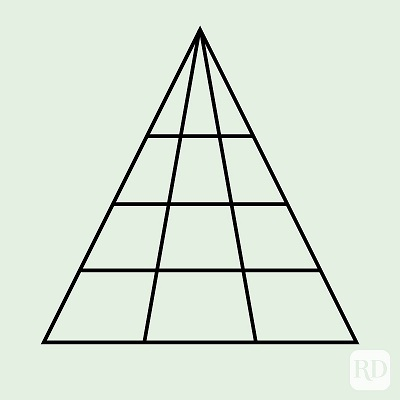
#> input picture Practicas Sistemas Inteligentes/resources/Triangulo.jpg, 400 x 400 px, given in place of triangulo.png, which was not available
$ python rotating_video.py
#> lines starting #> are read from the running program, lines starting #| are printed output that depends on the picture; pictures that were not available may be replaced by others from this repository, and a replacement may not be noted
import cv2
import ffmpeg

image = cv2.imread('../resources/triangulo.png')
#> image is the input picture: shape (400, 400, 3); mean B, G, R 215.7, 228.7, 217.6
height, width = image.shape[:2]
#> height = 400; width = 400
center = (width/2, height/2)
#> center = (200, 200)
frame_size = (height, width)
#> frame_size = (400, 400)

# Initialize video writer object
output = cv2.VideoWriter('rotacion.avi', cv2.VideoWriter_fourcc('M','J','P','G'), 20, frame_size)

for i in range(360,0,-1):
	# using cv2.getRotationMatrix2D() to get the rotation matrix
	rotate_matrix = cv2.getRotationMatrix2D(center=center, angle=i, scale=1)
	# rotate the image using cv2.warpAffine
	rotated_image = cv2.warpAffine(src=image, M=rotate_matrix, dsize=(width, height))
	frame = rotated_image
	output.write(frame)
#> this loop made 360 passes
#> pass 2, `rotated_image = cv2.warpAffine(src=image, M=rotate_matrix, dsize=(widt..`:
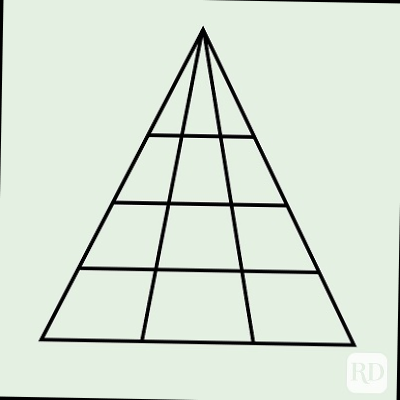
#> rotated_image: shape (400, 400, 3); mean B, G, R 213.8, 226.6, 215.6
#> pass 3, `rotated_image = cv2.warpAffine(src=image, M=rotate_matrix, dsize=(widt..`:
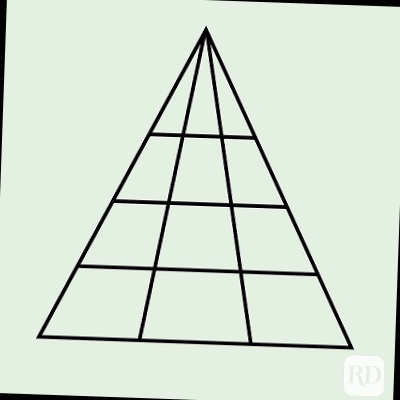
#> rotated_image: shape (400, 400, 3); mean B, G, R 211.9, 224.6, 213.7
#> after the loop:
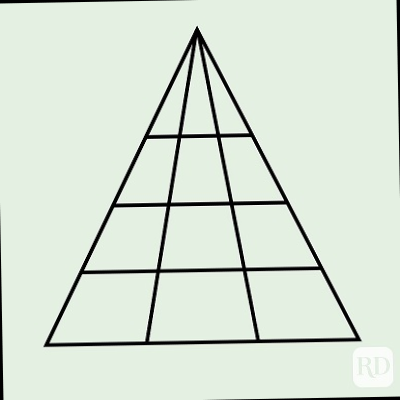
#> frame: shape (400, 400, 3); mean B, G, R 213.8, 226.6, 215.6

for i in range(0,360):
	rotate_matrix = cv2.getRotationMatrix2D(center=center, angle=i, scale=1)
	# rotate the image using cv2.warpAffine
	rotated_image = cv2.warpAffine(src=image, M=rotate_matrix, dsize=(width, height))
	frame = rotated_image
	output.write(frame)
#> this loop made 360 passes
#> pass 3, `rotated_image = cv2.warpAffine(src=image, M=rotate_matrix, dsize=(widt..`:
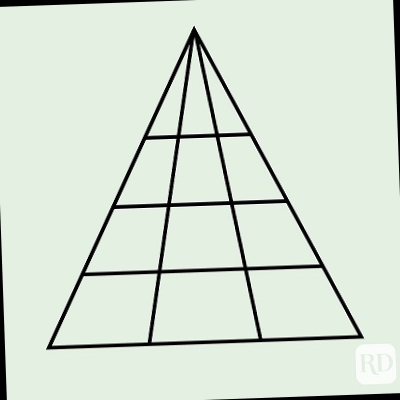
#> rotated_image: shape (400, 400, 3); mean B, G, R 211.9, 224.6, 213.7

output.release()

#> (the run stopped early here; a loop or call above may not have finished)
